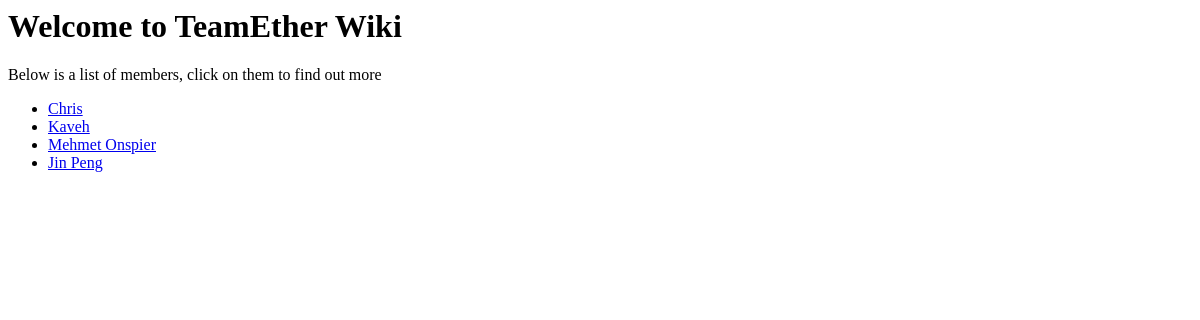
/hello/, run on an earlier commit of the app's database.
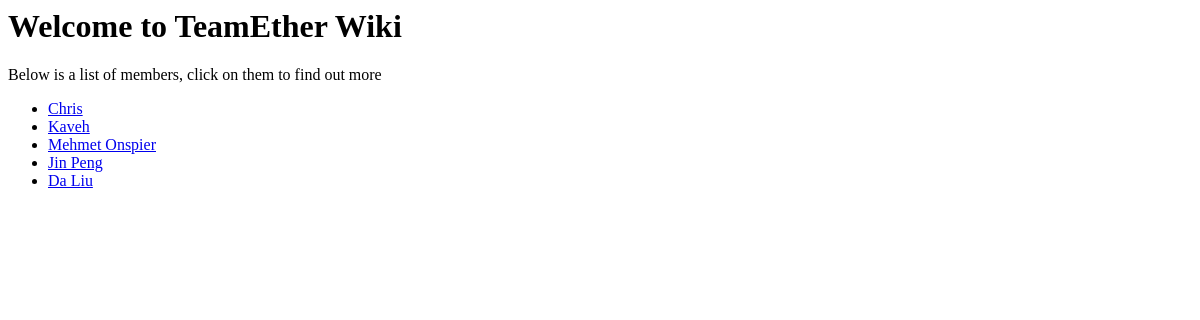
And on a later commit of the database.
### hello/models.py (models this page shows, shortened)
class Person(models.Model):
    person_name = models.CharField(max_length=200)
    person_bio = models.CharField(max_length=1000)

### hello/views.py (the view)
def index(request):
    team_members = Person.objects.all()
    context = {
	'team_members': team_members,
    }
    return render(request,'hello/index.html',context)

### hello/templates/hello/index.html
<h1>
  Welcome to TeamEther Wiki
</h1>
<p>
  Below is a list of members, click on them to find out more
</p>
<ul>
{% for person in team_members%}
		<li>
      <a href="/hello/{{ person.id }}/">{{ person.person_name }}</a>
    </li>
{% endfor %}
</ul>

What changed in the data, as far as the page shows it:
added Person: person_name "Da Liu"
